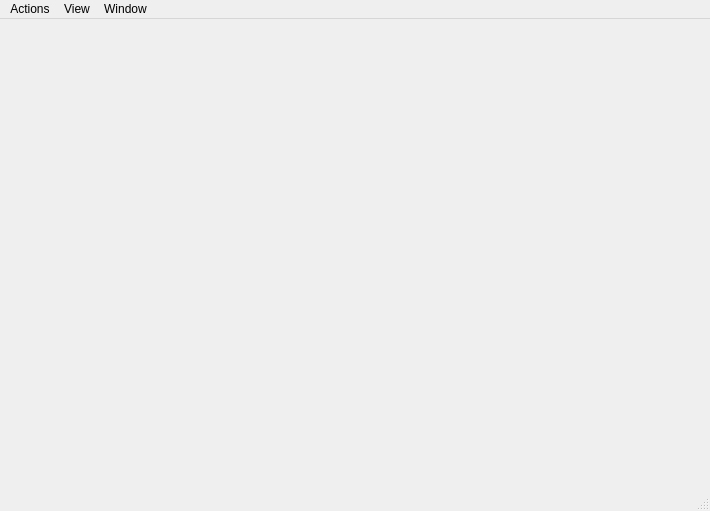
<?xml version="1.0" encoding="UTF-8"?>
<ui version="4.0">
 <class>PainterWindow</class>
 <widget class="QMainWindow" name="PainterWindow">
  <property name="geometry">
   <rect>
    <x>0</x>
    <y>0</y>
    <width>710</width>
    <height>511</height>
   </rect>
  </property>
  <property name="windowTitle">
   <string>Window</string>
  </property>
  <widget class="QWidget" name="main_widget"/>
  <widget class="QMenuBar" name="menu_bar">
   <property name="geometry">
    <rect>
     <x>0</x>
     <y>0</y>
     <width>710</width>
     <height>29</height>
    </rect>
   </property>
   <widget class="QMenu" name="menu_actions">
    <property name="title">
     <string>Actions</string>
    </property>
   </widget>
   <widget class="QMenu" name="menu_view">
    <property name="title">
     <string>View</string>
    </property>
   </widget>
   <widget class="QMenu" name="menu_window">
    <property name="title">
     <string>Window</string>
    </property>
   </widget>
   <addaction name="menu_actions"/>
   <addaction name="menu_view"/>
   <addaction name="menu_window"/>
  </widget>
  <widget class="QStatusBar" name="status_bar"/>
 </widget>
 <resources/>
 <connections/>
</ui>
